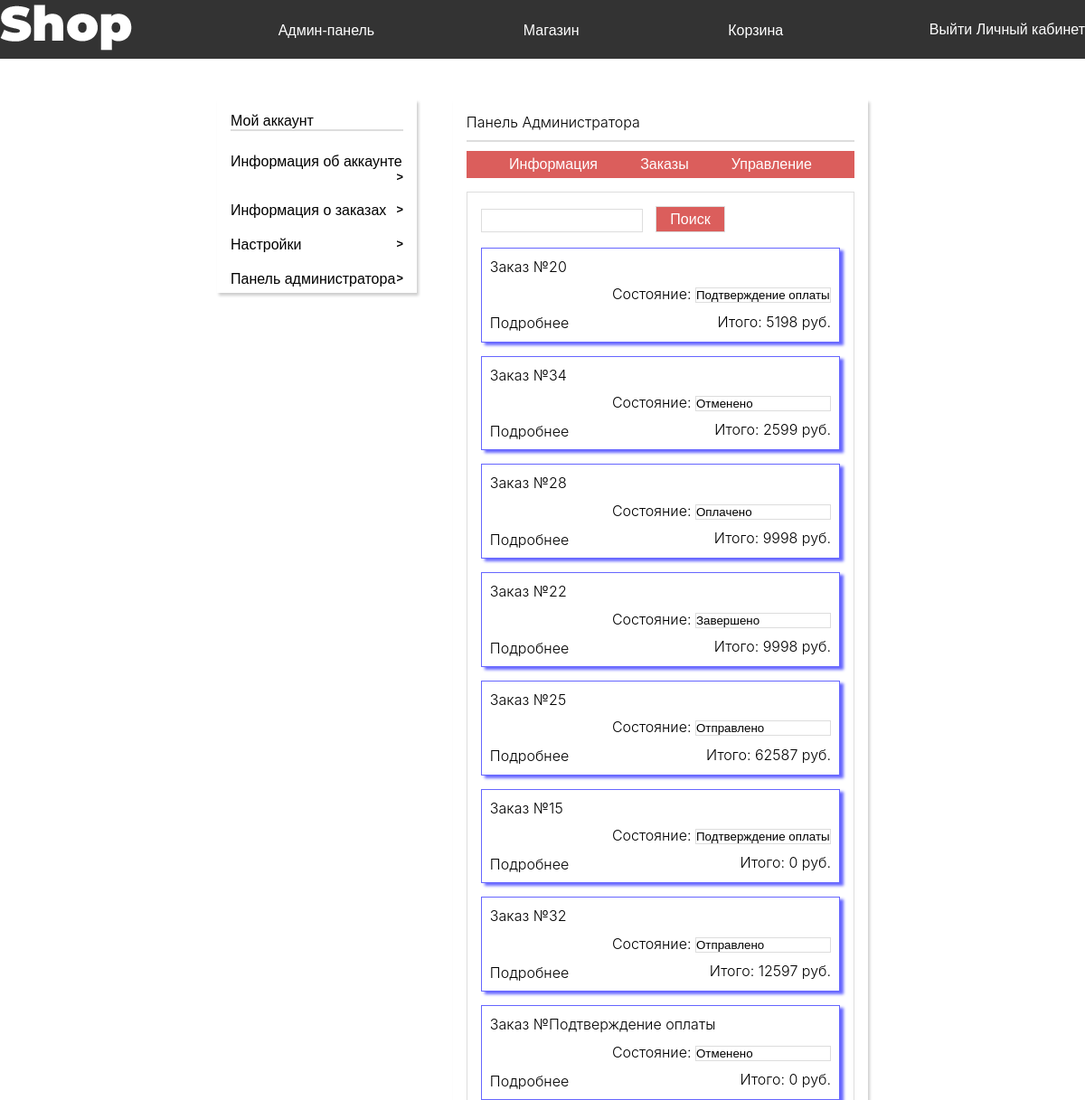
The page /cabinet/admin/orders/ (signed in, upper part) on the database as committed earlier.
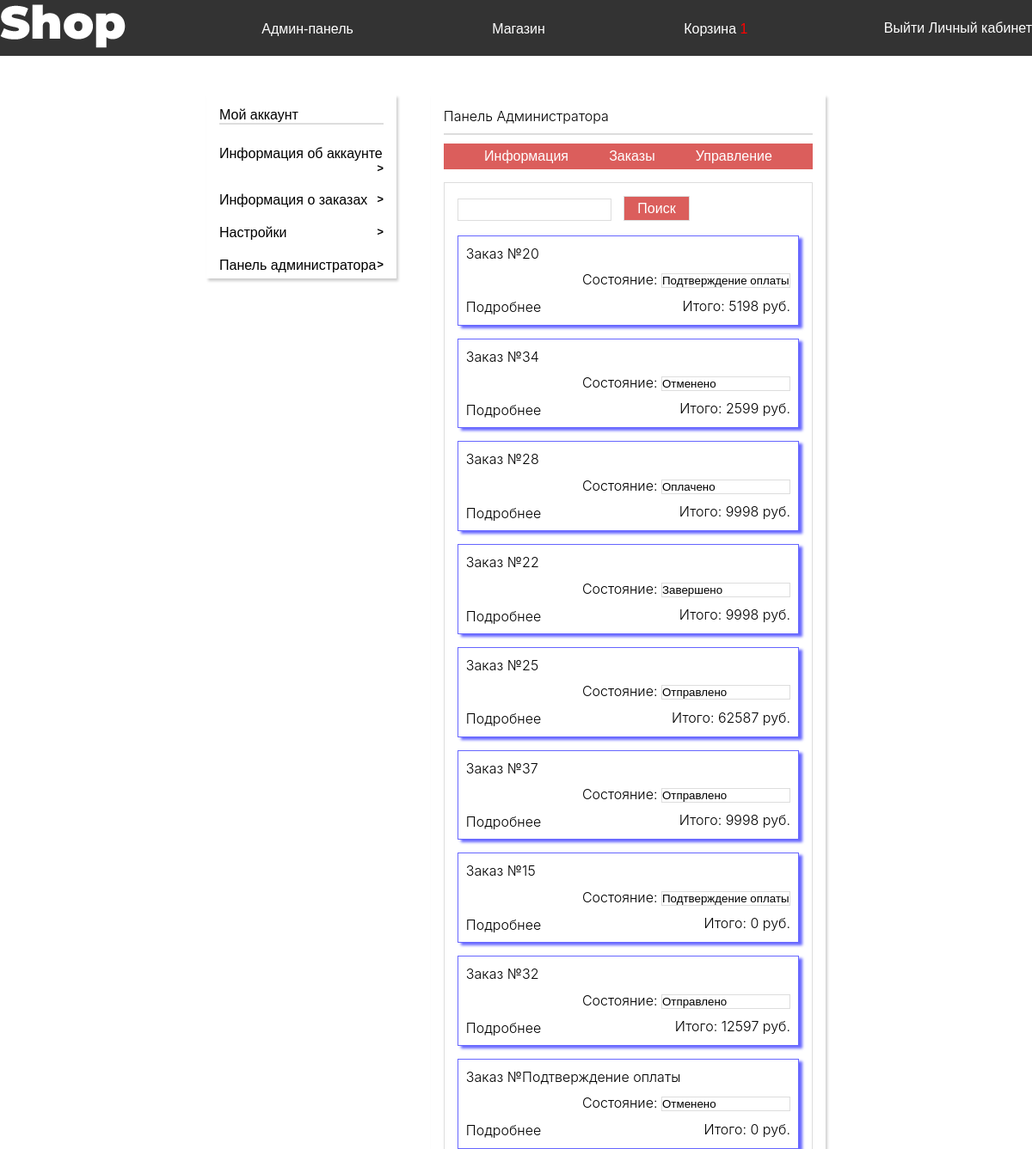
The same page on the database as committed later.
### Cabinet/models.py (models this page shows, shortened)
class Orders(models.Model):
    userName =  models.TextField()
    goodId  =   models.IntegerField()
    count = models.IntegerField()
    result = models.IntegerField(default = 0)
    numberOfOrder = models.TextField()
    status = models.TextField(default = "Отправлено")

### Cabinet/views.py (the view)
# urls.py: path('admin/orders/', views.cabinet_admin_orders, name="cabinet_admin_orders"),
def cabinet_admin_orders(request):
    if request.POST:
        try:
            id = request.POST["hiddenId"]
            stat = request.POST["stat"]
            orders = Orders.objects.filter(numberOfOrder = id)
            if(stat == "Удалить"):
                orders = Orders.objects.filter(numberOfOrder = id)
                for i in orders:
                    i.delete()
                return HttpResponseRedirect("/cabinet/admin/orders")
            for i in orders:
                i.status = stat
                i.save()
            orders = Orders.objects.all().order_by('-id')
        except Exception as e:
            search = request.POST["search"]
            orders = Orders.objects.filter(numberOfOrder = search).order_by('-id')
            if search == "":
                orders = Orders.objects.all().order_by('-id')
    else:
        orders = Orders.objects.all().order_by('-id')
    alreadyOrders = []
    allNumOfOrders = set()
    for i in orders:
        allNumOfOrders.add(i.numberOfOrder)
    for i in allNumOfOrders:
        order = {}
        goods = []
        orders = Orders.objects.filter(numberOfOrder = i).order_by('-id')
        for j in orders:
            order['result'] = j.result
            order['userName'] = j.userName
            AboutGood = About_goods.objects.get(id = j.goodId)
            goods.append({"good" : AboutGood,
                          'count' : j.count,
                          "price": j.count*AboutGood.price})
        order['status'] = j.status
        order['numberOfOrder'] = i
        order['goods'] = goods
        alreadyOrders.append(order)
    dict = {"aunt":True, "orders" : alreadyOrders}
    return checkAunt(request, "adminblock_orders", dict, 1)

### Cabinet/views.py (called while the page is built)
def checkAunt(request, what, dict, admin = 0):
    if request.user.is_authenticated:
        count = calculate_new(request.session["user"])
        newGoods = "" if count == 0 else count
        ID = request.session['id']
        usr = User.objects.get(id = ID)
        dict['admin'] = usr.is_staff
        dict["goodsInBasket"] = newGoods
        if(admin):
            if(dict['admin']):
                return render(request, "CabinetTemp/"+ what +".html", dict)
            else:
                return HttpResponseRedirect("/cabinet")
        return render(request, "CabinetTemp/"+ what +".html", dict)
    return HttpResponseRedirect("/main")

### Main/basket_new_goods.py (called while the page is built)
def calculate_new(userName):
    result = 0
    try:
        goods = Goods_of_user.objects.filter(userName = userName)
        for i in goods:
            if(i.checked == 0):
                result+=1
        return result
    except Exception as e:
        return result

### Registration/templates/CabinetTemp/adminblock_orders.html (shortened to what this page needs)
{%extends "CabinetTemp/adminblock.html"%}
{%block adminblock%}
{% load static %}
<div class='a-o-block adminBlock'>
    <div class="a-block">
        <form action="" method="post">
            <input name="search" type="search">
            <button type="submit">Поиск</button>
            {% csrf_token %}</form>
        {%for i in orders%}
        <form id='form{{i.numberOfOrder}}' action='' method = 'post'>
            <div>
                <div class="order">
                    <div class="orderBox">
                        <p>Заказ №{{i.numberOfOrder}} </p>
                        <div class='status'>
                            <p>Состояние:
                                <select name="stat" onchange='document.getElementById("form{{i.numberOfOrder}}").submit()'>
                                    <option  selected>{{i.status}}</option>
                                </select></p>
                            <p>Итого: {{ i.result }} руб.</p>
                        </div>
                        <div style = "font-size:14px;" class='details' onclick='detailBox({{i.numberOfOrder}})'>
                            <p>Подробнее</p>
                        </div>
                    </div>
                </div>
            </div>
        </form>
        {%endfor%}
    </div>
</div>
{%endblock%}

Rows that differ between the two databases and show on the page:
added Orders: numberOfOrder "37", stat "Отправлено"
Other text that changed with them:
{{ goodsInBasket }}: (not shown) → "1"
new list line: "Заказ № Состояние: Итого: 9998 руб. Подробнее"
